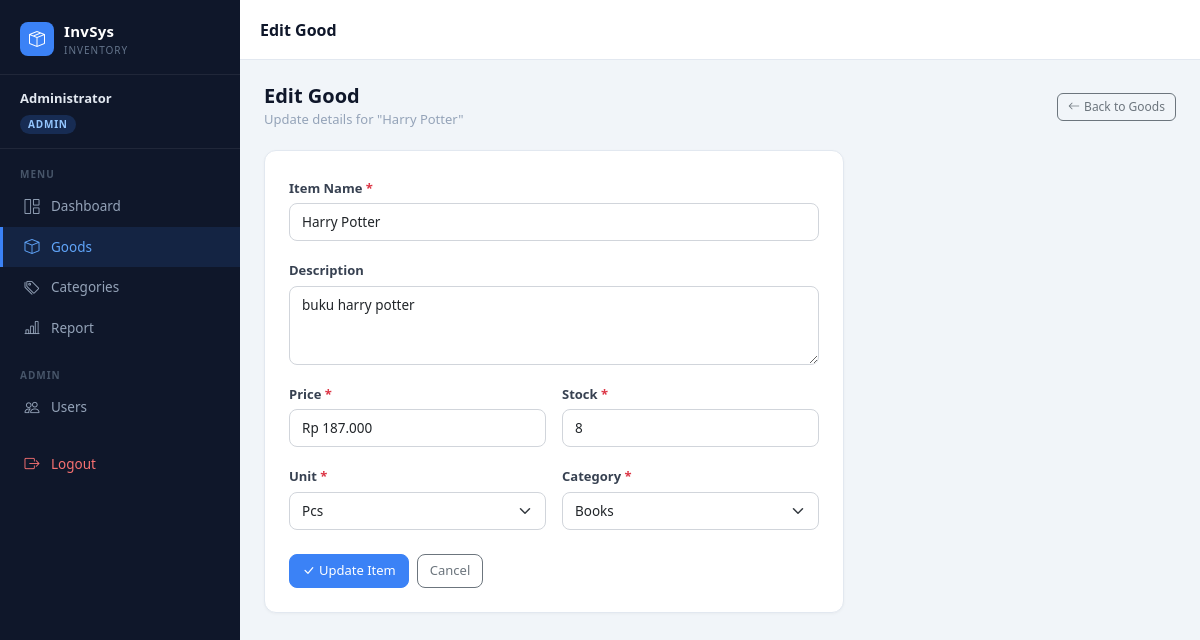
Screenshot of /edit_good.php?id=18 (signed in) with the database file from the repository.
### tables this page shows
CREATE TABLE `goods` (
  `id` int NOT NULL,
  `name` varchar(199) NOT NULL,
  `description` text,
  `price` decimal(10,2) NOT NULL,
  `stock` int NOT NULL,
  `unit` varchar(50) DEFAULT NULL,
  `category_id` int NOT NULL,
  `created_at` timestamp NULL DEFAULT CURRENT_TIMESTAMP
);

CREATE TABLE `categories` (
  `id` int NOT NULL,
  `name` varchar(100) NOT NULL
);

### edit_good.php (the view, shortened to what this page needs)
<?php
require_once 'config/db.php';
$id = $_GET['id'] ?? 0;
$stmt = $pdo->prepare("SELECT * FROM goods WHERE id = ?");
$stmt->execute([$id]);
$good = $stmt->fetch();
$categories = $pdo->query("SELECT * FROM categories ORDER BY name")->fetchAll();
include 'includes/header.php';
?>
<div class="page-header">
    <div>
        <h1 class="page-header-title">Edit Good</h1>
        <div class="page-header-subtitle">Update details for "<?php echo htmlspecialchars($good['name']); ?>"</div>
    </div>
    <a href="goods.php" class="btn btn-outline-secondary btn-sm">
        <i class="bi bi-arrow-left me-1"></i>Back to Goods
    </a>
</div>
<div class="card form-card">
    <div class="card-body p-4">
        <form method="POST">
            <div class="mb-3">
                <label class="form-label">Item Name <span class="text-danger">*</span></label>
                <input type="text" name="name" class="form-control" value="<?php echo htmlspecialchars($good['name']); ?>" required>
            </div>
            <div class="mb-3">
                <label class="form-label">Description</label>
                <textarea name="description" class="form-control" rows="3"><?php echo htmlspecialchars($good['description']); ?></textarea>
            </div>
            <div class="row g-3 mb-3">
                <div class="col-sm-6">
                    <label class="form-label">Price <span class="text-danger">*</span></label>
                    <input type="text" id="price" name="price" class="form-control"
                        value="<?php echo 'Rp ' . number_format($good['price'], 0, ',', '.'); ?>"
                        required>
                </div>
                <div class="col-sm-6">
                    <label class="form-label">Stock <span class="text-danger">*</span></label>
                    <input type="number" min="0" name="stock" class="form-control" placeholder="0" value="<?php echo $good['stock']; ?>" required>
                </div>
            </div>
            <div class="row g-3 mb-3">
                <div class="col-sm-6">
                    <label class="form-label">Unit <span class="text-danger">*</span></label>
                    <select name="unit" class="form-select" required>
                        <option value="pcs" <?php echo $good['unit'] == 'pcs' ? 'selected' : ''; ?>>Pcs</option>
                    </select>
                </div>
                <div class="col-sm-6">
                    <label class="form-label">Category <span class="text-danger">*</span></label>
                    <select name="category_id" class="form-select" required>
                        <?php foreach ($categories as $cat): ?>
                            <option value="<?php echo $cat['id']; ?>" <?php echo $cat['id'] == $good['category_id'] ? 'selected' : ''; ?>>
                                <?php echo htmlspecialchars($cat['name']); ?>
                            </option>
                        <?php endforeach; ?>
                    </select>
                </div>
            </div>
            <div class="d-flex gap-2 pt-2">
                <button type="submit" class="btn btn-primary">
                    <i class="bi bi-check-lg me-1"></i>Update Item
                </button>
                <a href="goods.php" class="btn btn-outline-secondary">Cancel</a>
            </div>
        </form>
    </div>
</div>
<?php include 'includes/footer.php'; ?>

### includes/header.php (style rules this page uses)
:root { --sidebar-bg: #0f172a; --sidebar-hover: #1e293b; --sidebar-active: #3b82f6; --sidebar-width: 240px; --topbar-height: 60px; --accent: #3b82f6; --accent-dark: #2563eb; }
* { box-sizing: border-box; }
body { background: #f1f5f9; font-family: 'Segoe UI', system-ui, -apple-system, sans-serif; min-height: 100vh; }
.card { border: 1px solid #e2e8f0; border-radius: 12px; box-shadow: 0 1px 3px rgba(0,0,0,0.04); }
.btn { font-size: 13px; font-weight: 500; border-radius: 8px; }
.btn-primary { background: var(--accent); border-color: var(--accent); }
.btn-sm { font-size: 12px; padding: 4px 10px; border-radius: 6px; }
.form-label { font-size: 13px; font-weight: 600; color: #374151; margin-bottom: 5px; }
.form-control, .form-select { border-radius: 8px; border-color: #d1d5db; font-size: 13.5px; padding: 8px 12px; }
.page-header { display: flex; align-items: center; justify-content: space-between; margin-bottom: 20px; gap: 12px; }
.page-header-title { font-size: 20px; font-weight: 700; color: #0f172a; margin: 0; }
.page-header-subtitle { font-size: 13px; color: #94a3b8; margin-top: 2px; }
.form-card { max-width: 580px; }

### rows the page displays
goods: name "Harry Potter", description "buku harry potter", price "Rp 187.000", stock "8", unit "Pcs", category_id "Books"

### other values shown
$user_name "Administrator"
$user_role "ADMIN"
$page_title "Edit Good"
